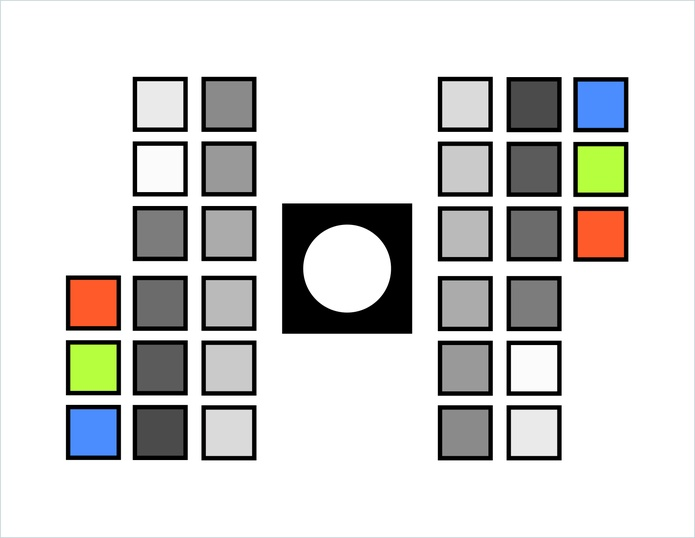
#> input picture app/data/RC_RGB_v1.2.4.jpg, 695 x 538 px, shrunk from 3304 x 2554 before the run, found by its file name
$ python hough_circle.py
#> lines starting #> are read from the running program, lines starting #| are printed output that depends on the picture; after the words box and inside, x2 and y2 are one past the last pixel; in counts of white or black regions, pixels touching at a corner belong together; long printed decimals are rounded
import cv2
import numpy as np
from config import reference, target

# load images
img = cv2.imread(reference)
#> img is the input picture: shape (538, 695, 3); mean B, G, R 212, 213.4, 213.6

# convert to LAB
lab = cv2.cvtColor(img, cv2.COLOR_BGR2LAB)
#> lab: shape (538, 695, 3); mean of channels 0, 1, 2 215, 128.3, 128.8

# separate B channel
b = lab[:,:,2]
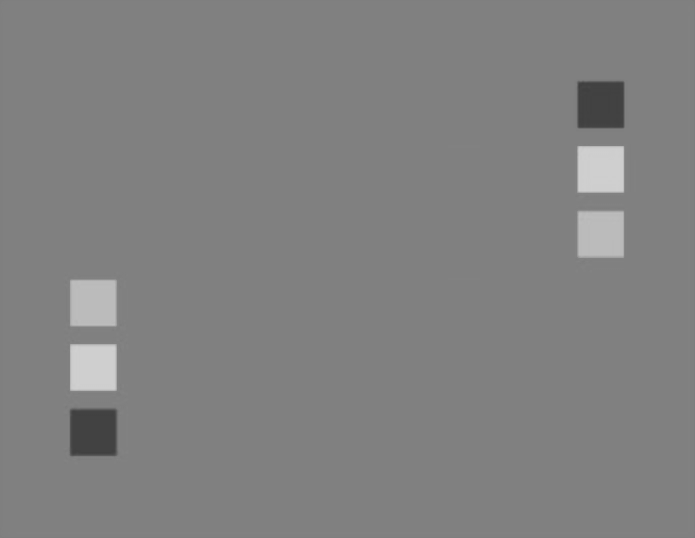
#> b: shape (538, 695); min 63, max 209, mean 128.8

# threshold and invert
thresh = cv2.threshold(b, 192, 255, cv2.THRESH_BINARY)[1]
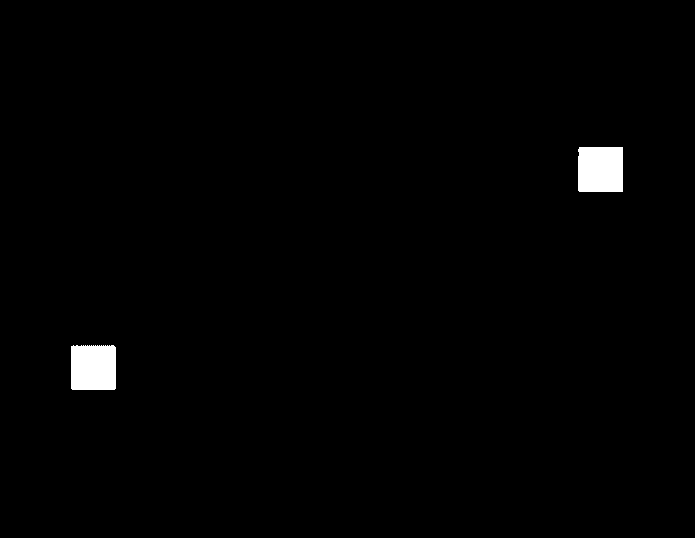
#> thresh: shape (538, 695); 1.1% white; 2 white regions, box (x1, y1, x2, y2) and area: (578, 147, 623, 192) 2018, (71, 345, 116, 390) 1998
thresh = 255 - thresh

# apply morphology to clean it up
kernel = cv2.getStructuringElement(cv2.MORPH_ELLIPSE, (7,7))
morph = cv2.morphologyEx(thresh, cv2.MORPH_OPEN, kernel)
kernel = cv2.getStructuringElement(cv2.MORPH_ELLIPSE, (11,11))
morph = cv2.morphologyEx(morph, cv2.MORPH_CLOSE, kernel)
#> morph: shape (538, 695); 98.9% white; 2 black regions, box (x1, y1, x2, y2) and area: (578, 147, 623, 192) 1984, (71, 345, 116, 390) 1972

# get min enclosing circle
# numpy points are (y,x), so need to transpose
points = np.argwhere(morph.transpose()>0)
#> points = 369954 pairs, first value 0 to 694, second value 0 to 537

center, radius = cv2.minEnclosingCircle(points)
#> center = (347, 268.5); radius = 438.7
print('center:', center, 'radius:', radius)
#| center: (347.0, 268.5) radius: 438.750

# draw circle on copy of input
result = img.copy()
cx = int(round(center[0]))
#> cx = 347
cy = int(round(center[1]))
#> cy = 268
rr = int(round(radius))
#> rr = 439
cv2.circle(result, (cx,cy), rr, (255,255,255), 2)
#> result: shape (538, 695, 3); 0.01% of pixels changed, all inside (x1, y1, x2, y2) = (0, 0, 695, 538)

# save output
# cv2.imwrite('out.jpg', result)

# display results
cv2.imshow('thresh',thresh)
cv2.imshow('morph',morph)
cv2.imshow('result',result)
cv2.waitKey(0)
cv2.destroyAllWindows()
